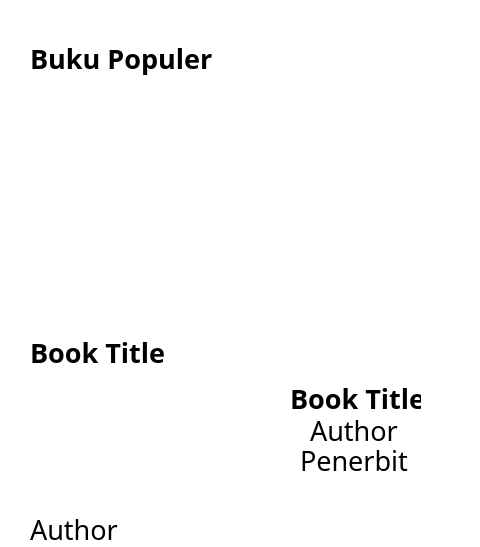
<?xml version="1.0" encoding="UTF-8"?>
<ui version="4.0">
 <class>SecDialog</class>
 <widget class="QDialog" name="SecDialog">
  <property name="geometry">
   <rect>
    <x>0</x>
    <y>0</y>
    <width>480</width>
    <height>547</height>
   </rect>
  </property>
  <property name="windowTitle">
   <string>Dialog</string>
  </property>
  <property name="styleSheet">
   <string notr="true">background-color:white;</string>
  </property>
  <widget class="QLabel" name="label_2">
   <property name="geometry">
    <rect>
     <x>30</x>
     <y>40</y>
     <width>281</width>
     <height>36</height>
    </rect>
   </property>
   <property name="font">
    <font>
     <family>Goldplay</family>
     <pointsize>20</pointsize>
     <weight>75</weight>
     <bold>true</bold>
    </font>
   </property>
   <property name="styleSheet">
    <string notr="true">
color:black;
font-size:20pt;
</string>
   </property>
   <property name="text">
    <string>Buku Populer</string>
   </property>
  </widget>
  <widget class="QLabel" name="label_5">
   <property name="geometry">
    <rect>
     <x>290</x>
     <y>380</y>
     <width>131</width>
     <height>36</height>
    </rect>
   </property>
   <property name="font">
    <font>
     <family>Goldplay</family>
     <pointsize>20</pointsize>
     <weight>75</weight>
     <bold>true</bold>
    </font>
   </property>
   <property name="styleSheet">
    <string notr="true">
color:black;
font-size:20pt;
</string>
   </property>
   <property name="text">
    <string>Book Title</string>
   </property>
  </widget>
  <widget class="QLabel" name="label_7">
   <property name="geometry">
    <rect>
     <x>310</x>
     <y>420</y>
     <width>91</width>
     <height>21</height>
    </rect>
   </property>
   <property name="font">
    <font>
     <family>Goldplay</family>
     <pointsize>20</pointsize>
     <weight>50</weight>
     <bold>false</bold>
    </font>
   </property>
   <property name="styleSheet">
    <string notr="true">
color:black;
font-size:20pt;
</string>
   </property>
   <property name="text">
    <string>Author</string>
   </property>
  </widget>
  <widget class="QLabel" name="label_9">
   <property name="geometry">
    <rect>
     <x>300</x>
     <y>450</y>
     <width>111</width>
     <height>21</height>
    </rect>
   </property>
   <property name="font">
    <font>
     <family>Goldplay</family>
     <pointsize>20</pointsize>
     <weight>50</weight>
     <bold>false</bold>
    </font>
   </property>
   <property name="styleSheet">
    <string notr="true">
color:black;
font-size:20pt;
</string>
   </property>
   <property name="text">
    <string>Penerbit</string>
   </property>
  </widget>
  <widget class="QLabel" name="label_3">
   <property name="geometry">
    <rect>
     <x>270</x>
     <y>100</y>
     <width>171</width>
     <height>266</height>
    </rect>
   </property>
   <property name="styleSheet">
    <string notr="true"/>
   </property>
   <property name="text">
    <string/>
   </property>
   <property name="pixmap">
    <pixmap>img/225.png</pixmap>
   </property>
  </widget>
  <widget class="QWidget" name="">
   <property name="geometry">
    <rect>
     <x>30</x>
     <y>90</y>
     <width>182</width>
     <height>701</height>
    </rect>
   </property>
   <layout class="QVBoxLayout" name="verticalLayout">
    <item>
     <widget class="QLabel" name="label">
      <property name="text">
       <string/>
      </property>
      <property name="pixmap">
       <pixmap>img/contoh.png</pixmap>
      </property>
     </widget>
    </item>
    <item>
     <widget class="QLabel" name="label_4">
      <property name="font">
       <font>
        <family>Goldplay</family>
        <pointsize>20</pointsize>
        <weight>75</weight>
        <bold>true</bold>
       </font>
      </property>
      <property name="styleSheet">
       <string notr="true">
color:black;
font-size:20pt;
</string>
      </property>
      <property name="text">
       <string>Book Title</string>
      </property>
     </widget>
    </item>
    <item>
     <widget class="QLabel" name="label_6">
      <property name="font">
       <font>
        <family>Goldplay</family>
        <pointsize>20</pointsize>
        <weight>50</weight>
        <bold>false</bold>
       </font>
      </property>
      <property name="styleSheet">
       <string notr="true">
color:black;
font-size:20pt;
</string>
      </property>
      <property name="text">
       <string>Author</string>
      </property>
     </widget>
    </item>
    <item>
     <widget class="QLabel" name="label_8">
      <property name="font">
       <font>
        <family>Goldplay</family>
        <pointsize>20</pointsize>
        <weight>50</weight>
        <bold>false</bold>
       </font>
      </property>
      <property name="styleSheet">
       <string notr="true">
color:black;
font-size:20pt;
</string>
      </property>
      <property name="text">
       <string>Penerbit</string>
      </property>
     </widget>
    </item>
   </layout>
  </widget>
 </widget>
 <resources/>
 <connections/>
</ui>
